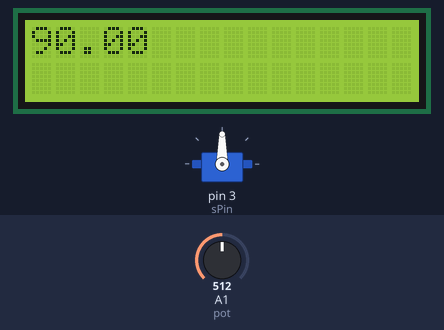
Recording of a sketch running on a simulated Arduino Uno, built with avr-gcc and run on an emulated ATmega328P. Shown: servo, 16×2 character LCD. Inputs (shaded band) come from the test bench; at power-on: A1 (pot) = 512.

Above: at 1.2 s.
1.3 s: A1 (pot) set to 716
At 2.0 s:
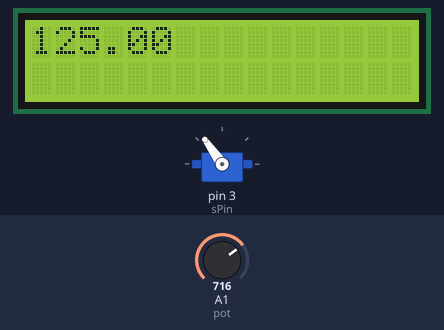
4.1 s: A1 (pot) set to 900
At 4.5 s:
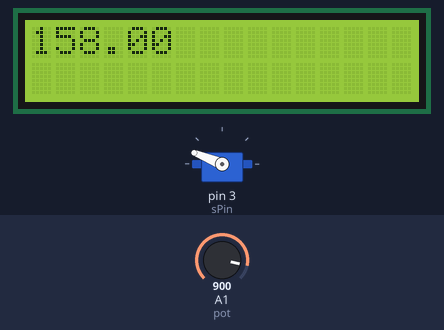
6.6 s: A1 (pot) set to 1023
At 7.1 s:
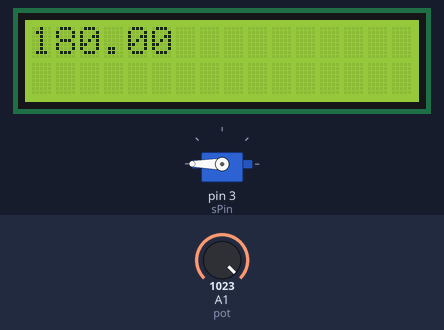
9.2 s: A1 (pot) set to 306
At 9.6 s:
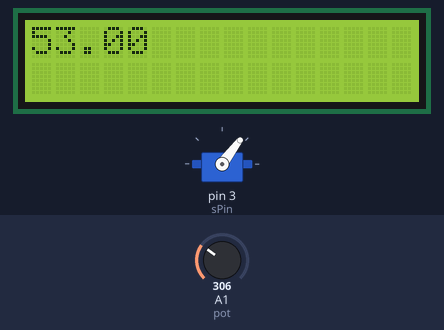
11.7 s: A1 (pot) set to 122
At 12.1 s:
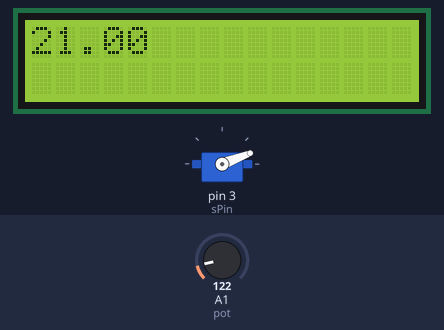
14.3 s: A1 (pot) set to 0
At 14.6 s:
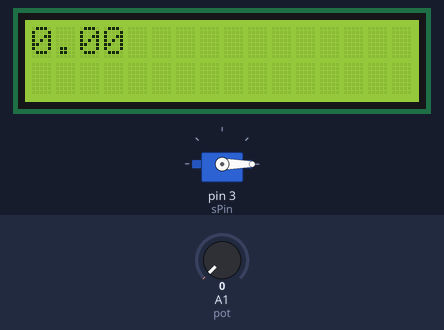
Timing chart, 0 to 17.3 s (numbered marks = the images above; inputs shaded):
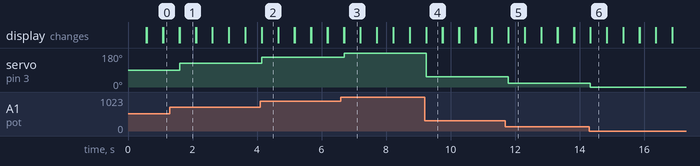

The sketch:

TASK.INO
```cpp
#include <Servo.h>
#include <LiquidCrystal_I2C.h>
//0x27
LiquidCrystal_I2C lcd(0x20,16,2);
Servo s1;
const int pot=A1;
const int sPin=3;
void setup() {
s1.attach(sPin);
lcd.init();
lcd.backlight();
}

void loop() {
int v=analogRead(pot);
float angle=map(v,0,1023,0,180);
s1.write(angle);
lcd.setCursor(0,0);
lcd.print(angle);
delay(500);
lcd.clear();
}
```

Measured:
- after the input at 1.3 s, servo on pin 3 (sPin): 90° → 125° after 0.30 s; the display: first differs from a run without the input after 0.30 s (image 1)
- after the input at 4.1 s, servo on pin 3 (sPin): 125° → 158° after 0.05 s; the display: first differs from a run without the input after 0.05 s (image 2)
- after the input at 6.6 s, servo on pin 3 (sPin): 158° → 180° after 0.10 s; the display: first differs from a run without the input after 0.10 s (image 3)
- after the input at 9.2 s, servo on pin 3 (sPin): 180° → 53° after 0.05 s; the display: first differs from a run without the input after 0.05 s (image 4)
- after the input at 11.7 s, servo on pin 3 (sPin): 53° → 21° after 0.09 s; the display: first differs from a run without the input after 0.09 s (image 5)
- after the input at 14.3 s, servo on pin 3 (sPin): 21° → 0° at once; the display: first differs from a run without the input at once (image 6)
- what the display in image 1 shows lasts 0.5 s, from 1.6 s to 2.1 s
